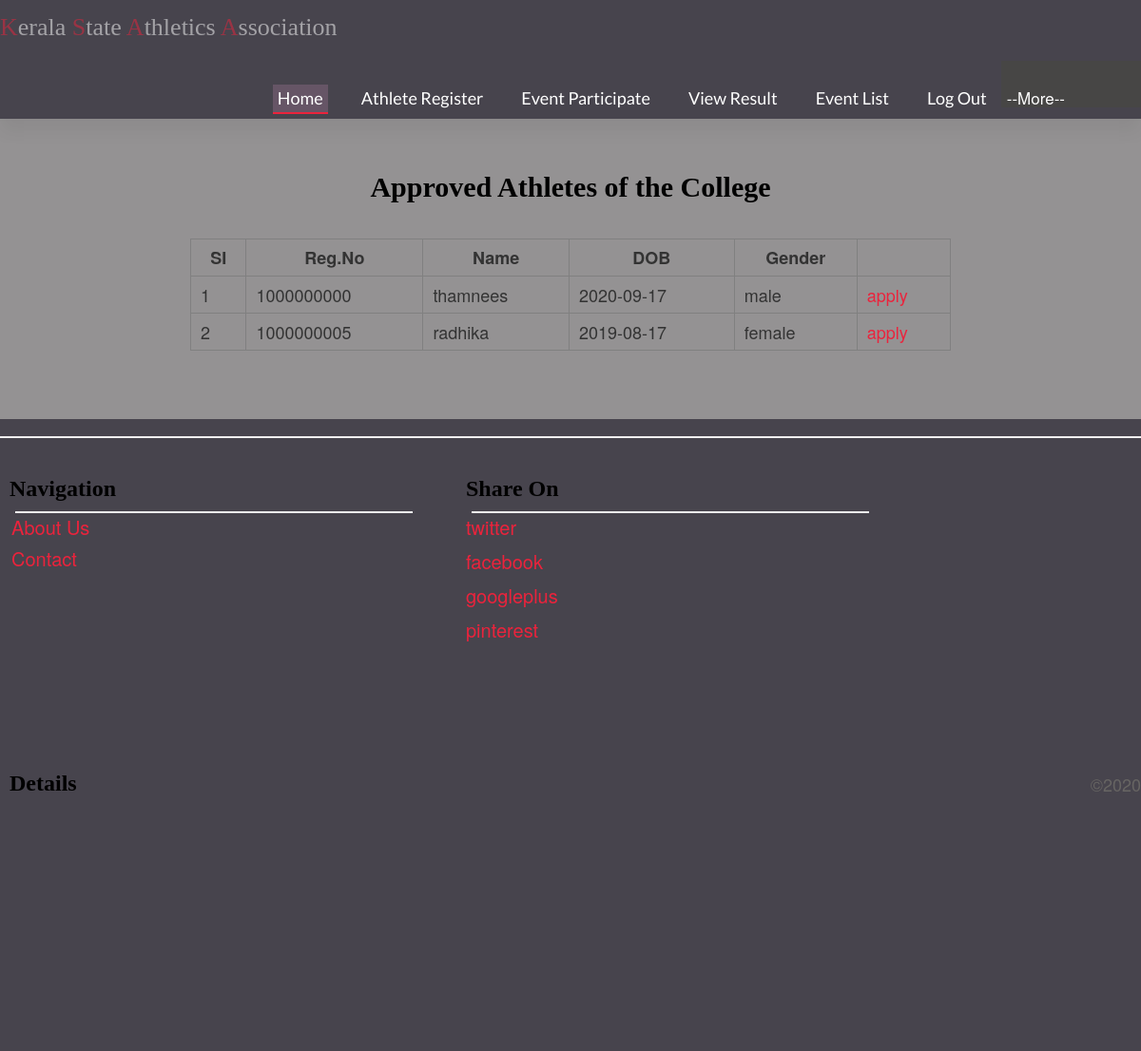
The app's page /meetApply.php (signed in), older data.
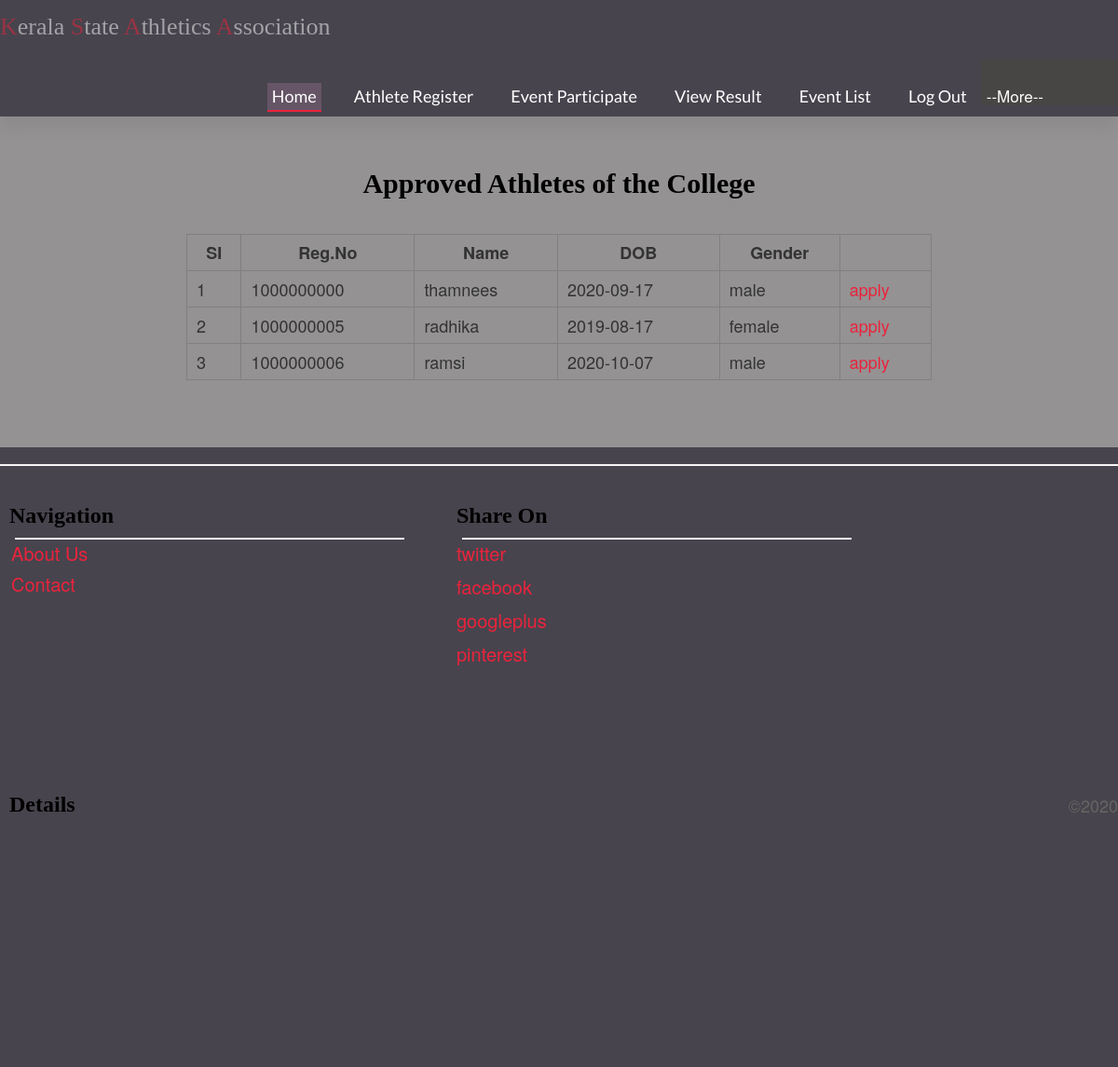
The same page, newer data.
### tables this page shows
CREATE TABLE `athlete_registration` (
  `ath_id` int(11) NOT NULL COMMENT 'athlete id',
  `name` varchar(25) DEFAULT NULL COMMENT 'name of athlete',
  `dob` date DEFAULT NULL COMMENT 'date of birth',
  `gender` varchar(7) DEFAULT NULL COMMENT 'gender of athlete',
  `email` varchar(30) DEFAULT NULL COMMENT 'email of athlete',
  `phone` int(11) DEFAULT NULL COMMENT 'athlete phone number',
  `father_name` varchar(30) DEFAULT NULL COMMENT 'name of father',
  `mother_name` varchar(30) DEFAULT NULL COMMENT 'name of mother',
  `dist` varchar(15) DEFAULT NULL COMMENT 'district',
  `address` varchar(50) DEFAULT NULL COMMENT 'address',
  `pin` int(11) DEFAULT NULL COMMENT 'pin number',
  `coach` varchar(30) DEFAULT NULL COMMENT 'name of coach',
  `blood` varchar(5) DEFAULT NULL COMMENT 'blood group',
  `aadhar` varbinary(30) DEFAULT NULL COMMENT 'aadhar number',
  `photo` varbinary(30) DEFAULT NULL COMMENT 'athlete photo',
  `regno` varchar(15) DEFAULT NULL COMMENT 'register number',
  `clgid` int(11) DEFAULT NULL COMMENT 'registered college id',
  `approve` varchar(10) DEFAULT NULL COMMENT 'spprove or not'
);

### meetApply.php (the view, shortened to what this page needs)
<!DOCTYPE html PUBLIC "-//W3C//DTD XHTML 1.0 Transitional//EN" "http://www.w3.org/TR/xhtml1/DTD/xhtml1-transitional.dtd">
<html xmlns="http://www.w3.org/1999/xhtml">
<head>
</head>
<?php include("clg_header.php")?>
<body style="font-size: 18px;">
<center>
    <h1>Approved Athletes of the College</h1>
    <br><br>
<form action="" method="post">
<table width="800" border="1" cellspacing="0" cellpadding="10">
  <tr>
    <th scope="col">SI</th>
    <th scope="col">Reg.No</th>
    <th scope="col">Name</th>
    <th scope="col">DOB</th>
    <th scope="col">Gender</th>
  </tr>
<?php
include("connection.php");
$clg_id=$_SESSION['lid'];
$rs=mysqli_query($con,"select athlete_registration.* from athlete_registration where clgid='$clg_id' and approve='approved';");
$i=1;
while($row=mysqli_fetch_array($rs))
{
?>
  <tr>
    <td scope="col"><?php echo $i?></td>
    <td scope="col"><?php echo $row[15]?></td>
    <td scope="col"><?php echo $row[1]?></td>
    <td scope="col"><?php echo $row[2]?></td>
    <td scope="col"><?php echo $row[3]?></td>
    <td scope="col"><a href="eventApply.php?gender=<?php echo $row[3]?>&ath_id=<?php echo $row[0]?>">apply</a></td>
    </tr>
    <?php
 $i++;
}
 ?>
</table>
</form>
</center>
</body>
<?php include("clg_footer.php")?>
</html>

### clg_header.php (shortened to what this page needs)
<!DOCTYPE html>
<html lang="en">
<head>
<link href="css/bootstrap.css" rel="stylesheet">
<link href="css/bootstrap-responsive.css" rel="stylesheet">
</head>
<body>
<div class="navbar navbar-fixed-top">
  <div class="navbar-inner">
    <div class="container"> <a class="brand" href="index.php"><span class="color-highlight"></span>erala <span class="color-highlight">S</span>tate <span class="color-highlight"></span>thletics <span class="color-highlight"></span>ssociation</a>
      <div class="nav-collapse">
        <ul class="nav pull-right">
          <li class="active"><a href="clgHome.php">Home</a></li>
          <li><a href="athleteRegister.php">Athlete Register</a></li>
          <li><a href="meetView.php">Event Participate</a></li>
          <li><a href="resultViewclg.php">View Result</a></li>
          <li><a href="eventGenderclg.php">Event List</a></li>
          <li><a href="logout.php">Log Out</a></li>
          <div class="dropdown">
  <button class="dropbtn">--More--</button>
</div>
        </ul>
      </div>
    </div>
  </div>
</div>
<br><br><br>

### connection.php (shortened to what this page needs)
<!DOCTYPE html PUBLIC "-//W3C//DTD XHTML 1.0 Transitional//EN" "http://www.w3.org/TR/xhtml1/DTD/xhtml1-transitional.dtd">
<html xmlns="http://www.w3.org/1999/xhtml">
<head>
</head>
<body>
</body>
</html>

### clg_footer.php (shortened to what this page needs)
<br><br><br>
<div class="container">
  <hr>
  <footer class="row">
    <div>
      <div class="span4">
        <div class="is-padded">
          <nav>
            <h2>Navigation</h2>
            <hr>
            <ul>
              <li><a href="" title="about">About Us</a></li>
              <li><a href="" title="contact">Contact</a></li>
            </ul>
          </nav>
        </div>
      </div>
      <div class="span4">
        <div class="is-padded">
          <h2>Share On</h2>
          <hr>
          <a href="https://www.twitter.com">twitter</a>
          <br>
          <br>
          <a href="https://www.facebook.com">facebook</a>
          <br>
          <br>
          <a href="https://www.googleplus.com">googleplus</a>
          <br>
          <br>
          <a href="https://www.pinterest.com">pinterest</a>
          </div>
      </div>
      <div class="span4">
        <div class="is-padded">
          <h2>Details</h2>
        </div>
      </div>
    </div>
    <p> &copy;2020<br>
     </p>
  </footer>
</div>
</body>
</html>

### clg_header.php (style rules this page uses)
.dropbtn { background-color: #474645; color: white; padding-top: 30px; padding-right: 80px; font-size: 17px; border: none; cursor: pointer; }
.dropdown { position: relative; display: inline-block; }

Row changes from the older to the newer data that the page shows:
added athlete_registration: regno "1000000006", name "ramsi", dob "2020-10-07", gender "male"
